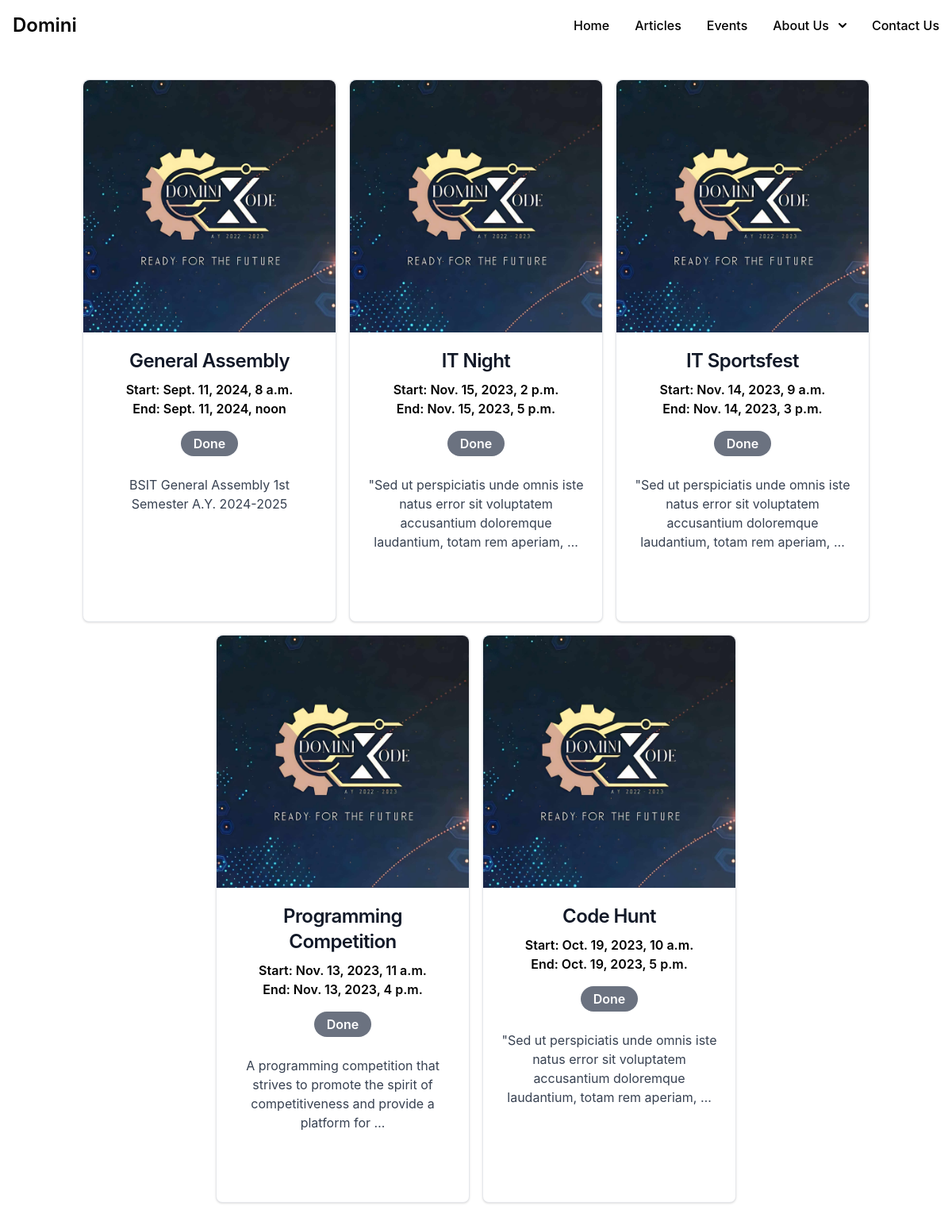
Screenshot of /events/ with the database file from the repository.
### Models/models.py (models this page shows, shortened)
class Events(models.Model):
    event_name = models.CharField(max_length=64)
    event_description = models.CharField(max_length=1028)
    event_start_date = models.DateTimeField()
    event_end_date = models.DateTimeField()
    event_location = models.CharField(max_length=32)
    event_registration_link = models.CharField(max_length=256, blank = True, null = True)
    event_status = models.CharField(max_length=32, blank = True, null = True,default = 'Upcoming')
    event_flyer = models.FileField(blank = True, null = True, upload_to='Models/static')

### Events/views.py (the view)
# urls.py: path('events/', views.events, name = 'events'),
def events(request):
    q = Events.objects.all().order_by('-event_start_date')
    items = {
            'events': q
        }
    if get_referer(request):
        return render(request, 'Events/partition/events.html', context = items)
    else:
        return render(request, 'Events/events.html', context = items)

### Events/templatetags/custom_filter.py (called while the page is built)
@register.filter
def date_status(date):
    if timezone.now() < date.event_start_date:
        return "Upcoming"
    elif timezone.now() < date.event_start_date and timezone.now() > date.event_end_date:
        return "Ongoing"
    else:
        return "Done"

### LandingPage/views.py (called while the page is built)
def get_referer(request):
    is_HTMX = request.META.get('HTTP_HX_REQUEST')
    if not is_HTMX:
        return False
    else:
        return True

### Events/templates/Events/events.html (shortened to what this page needs)
{% extends 'Events/base/base.html' %}
{% block content %} {% load static %} {% load custom_filter %}
<div class="h-screen w-full flex flex-col items-center justify-center">
  <div class="h-3/4 w-full flex justify-center flex-wrap gap-4">
    {% for event in events %}
    <div
      class="w-80 bg-white border border-gray-200 rounded-lg shadow flex flex-col"
    >
      <div class="w-full flex items-center justify-center">
        {% if event.flyer %}
        <img
          class="rounded-t-lg"
          height="320"
          width="320"
          src="{{event.flyer.url}}"
          alt=""
        />
        {% else %}
        <img
          class="rounded-t-lg"
          height="320"
          width="320"
          src="/media/domini_xode_logo.jpg"
          alt=""
        />
        {% endif %}
      </div>
      <div class="p-5 flex-grow">
        <h5
          class="mb-2 text-2xl font-semibold tracking-tight text-gray-900 text-center"
        >
          {{event.event_name}}
        </h5>
        <h1 class="text-center font-semibold">
          Start: {{event.event_start_date}}
        </h1>
        <h1 class="text-center font-semibold">End: {{event.event_end_date}}</h1>
        <div>
          <div class="text-center mt-4">
            {% if event|date_status == 'Ongoing' %}
            <span
              class="inline-block px-4 py-1 bg-green-500 text-white font-semibold rounded-full"
              >Ongoing</span
            >
            {% elif event|date_status == 'Done' %}
            <span
              class="inline-block px-4 py-1 bg-gray-500 text-white font-semibold rounded-full"
              >Done</span
            >
            {% else %}
            <span
              class="inline-block px-4 py-1 bg-blue-500 text-white font-semibold rounded-full"
              >Upcoming</span
            >
            {% endif %}
          </div>
        </div>
        <p class="mt-6 mb-3 font-normal text-gray-700 text-center">
          {{event.event_description | truncatewords:16}}
        </p>
      </div>
      <div class="p-5 flex justify-center mb-4"></div>
    </div>
    {% endfor %}
  </div>
</div>
<div class="h-screen w-full"></div>
{% endblock %}

### rows the page displays
Events: event_name "General Assembly", event_start_date "Sept. 11, 2024, 8 a.m.", event_end_date "Sept. 11, 2024, noon", shows "Done", event_description "BSIT General Assembly 1st Semester A.Y. 2024-2025"
Events: event_name "IT Night", event_start_date "Nov. 15, 2023, 2 p.m.", event_end_date "Nov. 15, 2023, 5 p.m.", shows "Done", event_description "\"Sed ut perspiciatis unde omnis iste natus error sit voluptatem accusantium doloremque laudantium, totam rem aperiam, …"
Events: event_name "IT Sportsfest", event_start_date "Nov. 14, 2023, 9 a.m.", event_end_date "Nov. 14, 2023, 3 p.m.", shows "Done", event_description "\"Sed ut perspiciatis unde omnis iste natus error sit voluptatem accusantium doloremque laudantium, totam rem aperiam, …"
Events: event_name "Programming Competition", event_start_date "Nov. 13, 2023, 11 a.m.", event_end_date "Nov. 13, 2023, 4 p.m.", shows "Done", event_description "A programming competition that strives to promote the spirit of competitiveness and provide a platform for …"
Events: event_name "Code Hunt", event_start_date "Oct. 19, 2023, 10 a.m.", event_end_date "Oct. 19, 2023, 5 p.m.", shows "Done", event_description "\"Sed ut perspiciatis unde omnis iste natus error sit voluptatem accusantium doloremque laudantium, totam rem aperiam, …"
